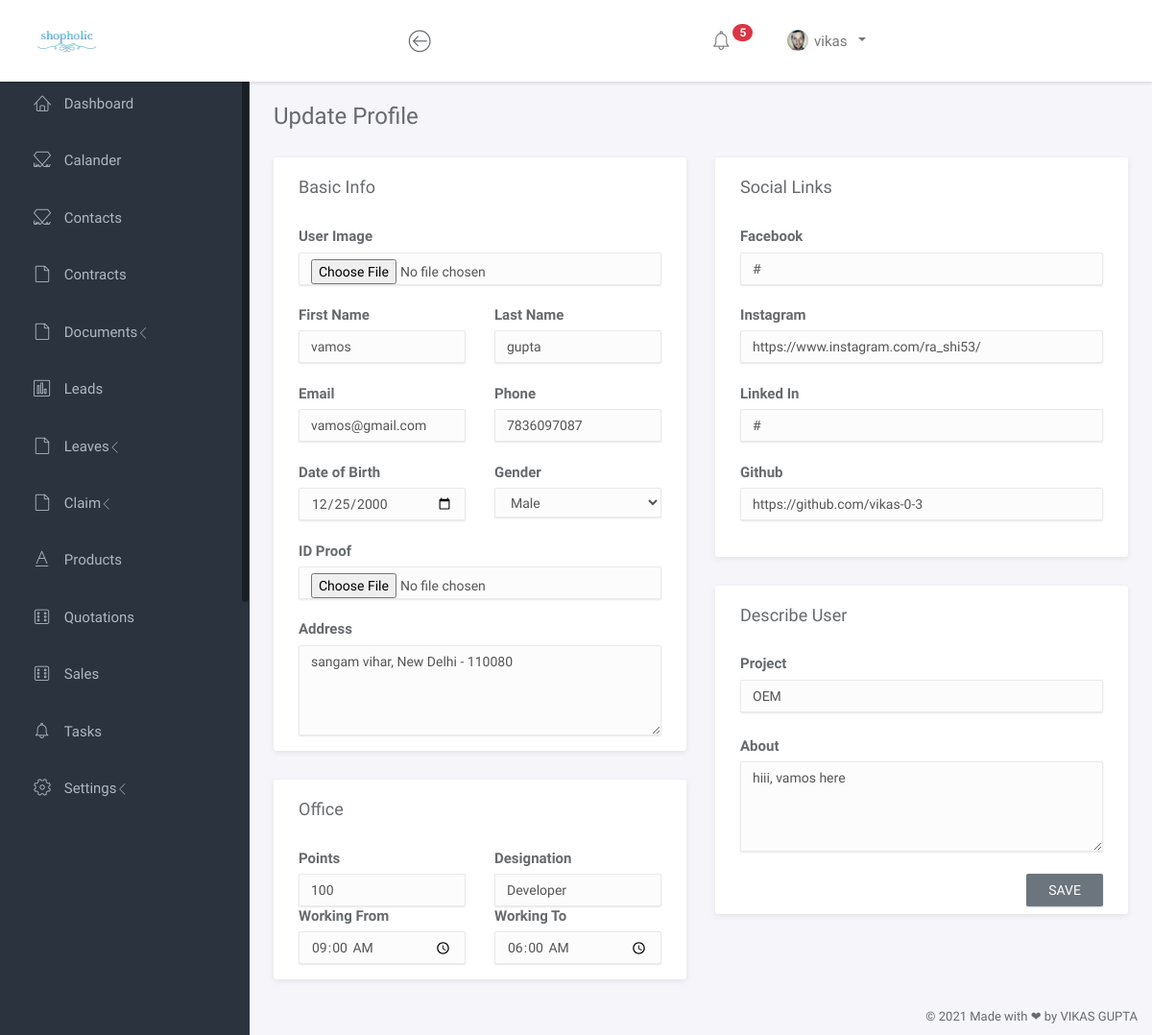
/edituserprofile/2 (signed in), run on an earlier commit of the app's database.
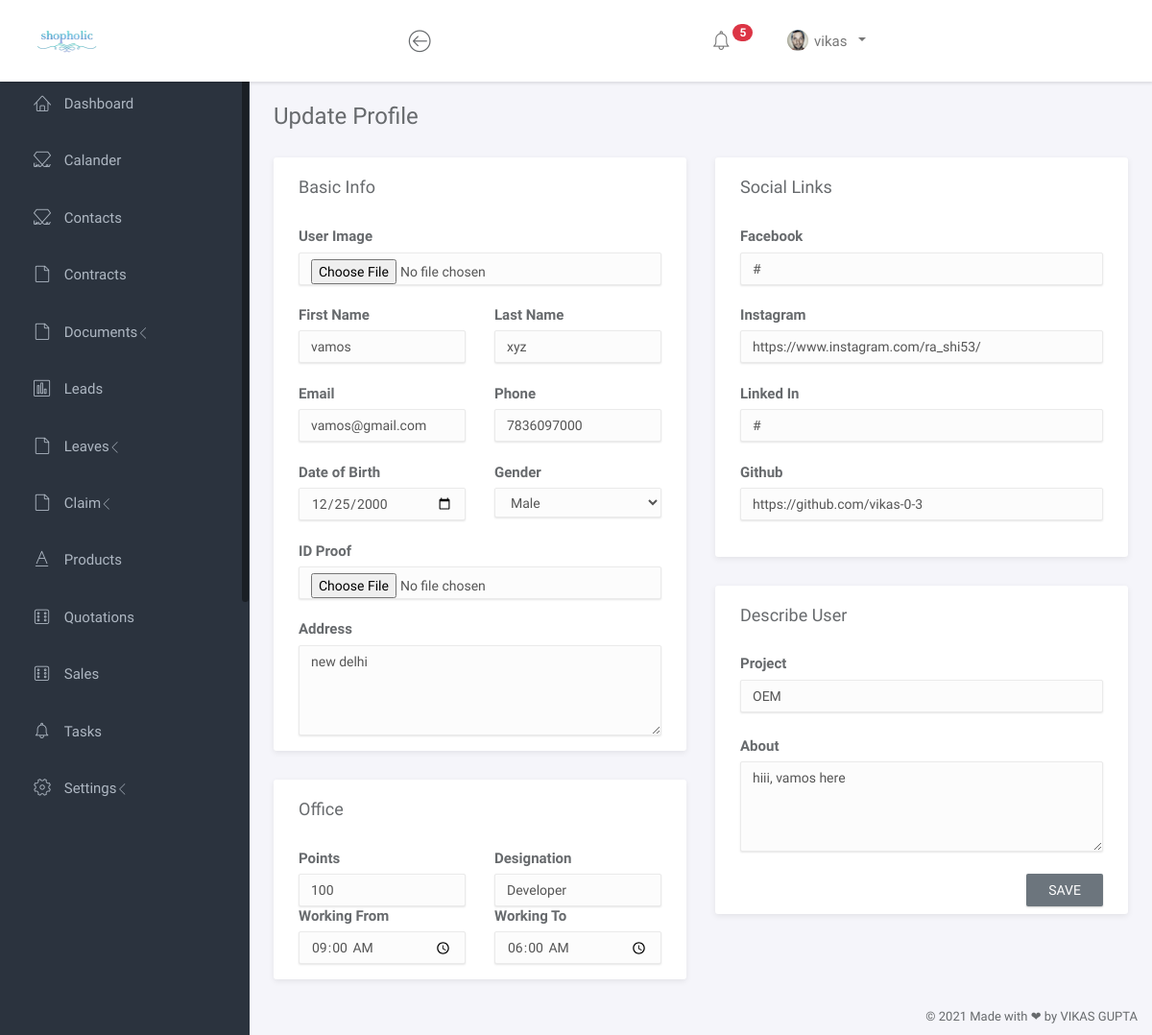
And on a later commit of the database.
### shopping/models.py (models this page shows, shortened)
class Profile(models.Model):
    userid = models.ForeignKey(User, on_delete=models.CASCADE)
    user_image = models.ImageField(upload_to='images/profile', blank=True, null=True)
    first_name = models.CharField(max_length=200, null=True, blank=True)
    last_name = models.CharField(max_length=200, null=True, blank=True)
    user_email = models.EmailField(null=True, blank=True)
    user_phone = models.BigIntegerField(null=True, blank=True)
    dob = models.DateField(null=True, blank=True)
    gender = models.CharField(max_length=200, null=True, blank=True)
    points = models.BigIntegerField(null=True, blank=True)
    facebook = models.TextField(max_length=500, null=True, blank=True)
    instagram = models.TextField(max_length=500, null=True, blank=True)
    linkedin = models.TextField(max_length=500, null=True, blank=True)
    github = models.TextField(max_length=500, null=True, blank=True)
    about = models.TextField(max_length=1000, null=True, blank=True)
    project = models.CharField(max_length=200 ,default=False, blank=True)
    address = models.TextField(max_length=500, null=True, blank=True)
    id_proof = models.FileField(upload_to='images/profile/ids', blank=True, null=True)
    designation = models.CharField(max_length=200, null=True, blank=True)
    working_from = models.TimeField(null=True, blank=True)
    working_to = models.TimeField(null=True, blank=True)
    updated_at = models.DateTimeField(auto_now=True)

### shopping/views.py (the view)
# urls.py: path('edituserprofile/<id>', views.edituserprofile, name="edituserprofile"),
@login_required(login_url='login')
def edituserprofile(request, id):
    context ={}
    obj = get_object_or_404(Profile, id = id)
    form = ProfileForm(request.POST or None, request.FILES or None, instance = obj)
    if form.is_valid():
        form.save()
        User.objects.filter(id=getUserRegisteredId(id).userid_id).update(
            email=request.POST['user_email'],
            first_name=request.POST['first_name'],
            last_name=request.POST['last_name'],
            username=request.POST['first_name']
        )
        profileid = Profile.objects.get(userid_id=request.user.id)
        user = User.objects.get(id=request.user.id)
        obj2 = Logs(userid=user, description="Updated a Profile", profile_id_id=profileid.id)
        obj2.save()
        return redirect('userprofiles')
    else:
        print(form.errors)
    context["data"] = form
    return render(request, "User/settings/edituserprofile.html", context)

### shopping/forms.py
class ProfileForm(forms.ModelForm):
    class Meta:
        model = Profile
        fields = [
            "userid",
            "user_image",
            "first_name",
            "last_name",
            "user_email",
            "user_phone",
            "dob",
            "gender",
            "points",
            "facebook",
            "instagram",
            "linkedin",
            "github",
            "about",
            "project",
            "address",
            "id_proof",
            "designation",
            "working_from",
            "working_to",
        ]

### shopping/templates/User/settings/edituserprofile.html (shortened to what the changed rows need)
{% load static %}
{% include 'User/head.html' %}
<div class="main">
    <div class="main-content">
        <div class="container-fluid">
            <form method = "post" enctype="multipart/form-data">
            <div class="row">
                <div class="col-md-6">
                    <div class="panel">
                        <div class="panel-body">
                            <label for="user_image">User Image</label>
                            <input type="file" class="form-control" name="user_image" >
                            <br>
                            <div class="row">
                                <div class="col-sm">
                                    <label for="first_name">First Name</label>
                                    <input type="text" class="form-control" name="first_name" value="{{ data.first_name.value }}" placeholder="First Name">
                                </div>
                                <div class="col-sm">
                                    <label for="last_name">Last Name</label>
                                    <input type="text" class="form-control" name="last_name" value="{{ data.last_name.value }}" placeholder="Last Name">
                                </div>
                            </div>
                            <br>
                            <div class="row">
                                <div class="col-sm">
                                    <label for="user_email">Email</label>
                                    <input type="email" class="form-control" name="user_email" value="{{ data.user_email.value }}" placeholder="Email">
                                </div>
                                <div class="col-sm">
                                    <label for="user_phone">Phone</label>
                                    <input type="phone" class="form-control" name="user_phone" id="user_phone"  value="{{ data.user_phone.value }}" placeholder="Phone">
                                </div>
                            </div>
                            <br>
                            <div class="row">
                                <div class="col-sm">
                                </div>
                                <div class="col-sm">
                                    <label for="gender">Gender</label>
                                    <select class="form-control form-control-lg" name="gender">
                                        <option value="Male" {% if data.gender.value == "Male" %} selected {% endif %} >Male</option>
                                    </select>
                                </div>
                            </div>
                            <br>
                            <label for="id_proof">ID Proof</label>
                            <input type="file" class="form-control" name="id_proof" >
                            <br>
                            <label for="address">Address </label>
                            <textarea type="text" class="form-control" name="address" value="{{ data.address.value }}" placeholder="Address" rows="4">{{ data.address.value }}</textarea>
                        </div>
                    </div>
                    <div class="panel">
                        <div class="panel-body">
                            <div class="row">
                                <div class="col-sm">
                                    <label for="designation">Designation</label>
                                    <input type="text" class="form-control" name="designation" value="{{ data.designation.value }}" placeholder="Designation" {% if request.user.is_staff == "0" %} readonly {% endif %}>
                                </div>
                            </div>
                        </div>
                    </div>
                </div>
                <div class="col-md-6">
                    <div class="panel">
                        <div class="panel-body">
                            <label for="facebook">Facebook</label>
                            <input type="text" class="form-control" name="facebook" placeholder="Facebook url" value="{{ data.facebook.value }}" >
                            <br>
                            <label for="instagram">Instagram</label>
                            <input type="text" class="form-control" name="instagram" placeholder="Instagram url" value="{{ data.instagram.value }}" >
                            <br>
                            <label for="linkedin">Linked In</label>
                            <input type="text" class="form-control" name="linkedin" placeholder="Linked in url" value="{{ data.linkedin.value }}" >
                            <br>
                            <label for="github">Github</label>
                            <input type="text" class="form-control" name="github" placeholder="Github url" value="{{ data.github.value }}" >
                            <br>
                        </div>
                    </div>
                    <div class="panel">
                        <div class="panel-body">
                            <label for="about">Project </label>
                            <input type="text" class="form-control" name="project" placeholder="User Project" value="{{ data.project.value }}">
                        </div>
                        <div class="panel-body">
                            <label for="about">About </label>
                            <textarea type="text" class="form-control" name="about" placeholder="Describe Yourself" rows="4">{{ data.about.value }}</textarea>
                        </div>
                    </div>
                </div>
            </div>
            </form>
        </div>
    </div>
</div>
{% include 'User/foot2.html' %}

What changed in the data, as far as the page shows it:
changed Profile "vamos": last_name "gupta" → "xyz"; address "sangam vihar, New Delhi - 110080" → "new delhi"
Also different on the page:
form field user_phone: "7836097087" → "7836097000"
